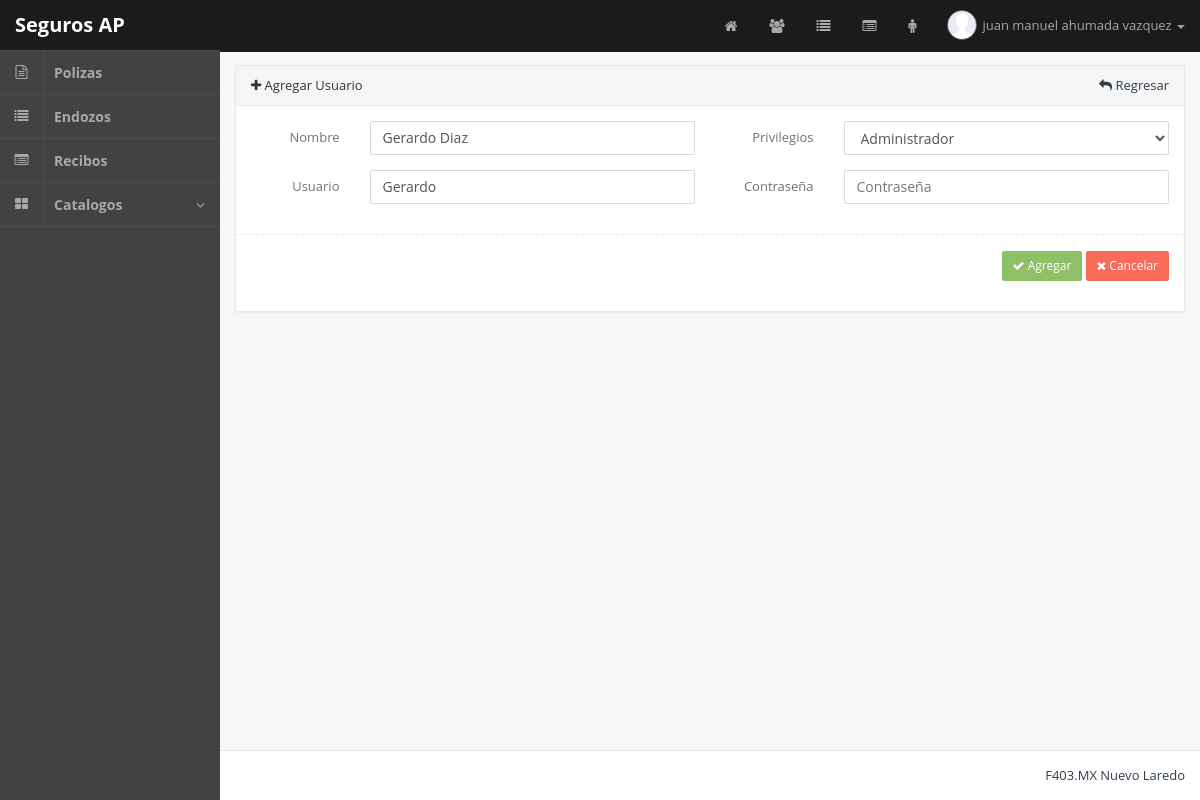
/admin.php?m=usuariosEditar&id=3 (signed in), run on the app's committed database.
### tables this page shows
CREATE TABLE IF NOT EXISTS `usuarios` (
  `idusuario` int(10) unsigned NOT NULL,
  `nombre` varchar(45) NOT NULL,
  `privilegio` varchar(45) NOT NULL,
  `usuario` varchar(45) NOT NULL,
  `password` varchar(45) NOT NULL,
  `ip` varchar(30) NOT NULL,
  `ingreso` datetime NOT NULL
);

### php/usuariosEditar.php (the view, shortened to what this page needs)
<?php
$id = mysql_real_escape_string($_GET['id']);
$data = mysql_fetch_object(mysql_query("SELECT * FROM usuarios WHERE idusuario='".$id."' LIMIT 1"));
?>
		<section class="panel panel-default">
			<header class="panel-heading">
				<div class="pull-right">
					<a href="" class="return"><i class="fa fa-mail-reply"></i> Regresar</a>
				</div>
				<i class="fa fa-plus icon"></i> Agregar Usuario
			</header>
			<div class="panel-body">
				<form class="bs-example form-horizontal" action="" method="post">
					<div class="row">
						<div class="col-md-12 col-lg-6">
							<div class="form-group">
								<label class="col-lg-3 control-label">Nombre</label>
								<div class="col-lg-9"><input type="text" name="nombre" class="form-control" placeholder="Nombre Completo" value="<?php echo $data->nombre; ?>"></div>
							</div>
						</div>
						<div class="col-md-6">
							<div class="form-group">
								<label class="col-lg-3 control-label">Privilegios</label>
								<div class="col-lg-9">
									<select name="privilegio" id="option" class="form-control">
										<option value="1" <?php if ( $data->privilegio == "1" ) echo "selected"; ?>>Administrador</option>
									</select>
								</div>
							</div>
						</div>
					</div>
					<div class="row">
						<div class="col-md-12 col-lg-6">
							<div class="form-group">
								<label class="col-lg-3 control-label">Usuario</label>
								<div class="col-lg-9"><input type="text" name="usuario" class="form-control" placeholder="Nombre de Usuario" value="<?php echo $data->usuario; ?>"></div>
							</div>
						</div>
						<div class="col-md-12 col-lg-6">
							<div class="form-group">
								<label class="col-lg-3 control-label">Contraseña</label>
								<div class="col-lg-9"><input type="text" name="password" class="form-control" placeholder="Contraseña"></div>
							</div>
						</div>
					</div>
					<div class="line line-dashed line-lg pull-in"></div>
					<div class="form-group text-right">
						<div class="col-lg-12">
							<button type="submit" class="btn btn-sm btn-success"><i class="fa fa-check icon"></i> Agregar</button>
							<a href="admin.php?m=usuarios" class="btn btn-sm btn-danger"><i class="fa fa-times icon"></i> Cancelar</a>
						</div>
					</div>
				</form>
			</div>
		</section>

### data on the page
usuarios: nombre "Gerardo Diaz", privilegio "Administrador", usuario "Gerardo"

### other printed values
$_SESSION['userNm'] "juan manuel ahumada vazquez"
